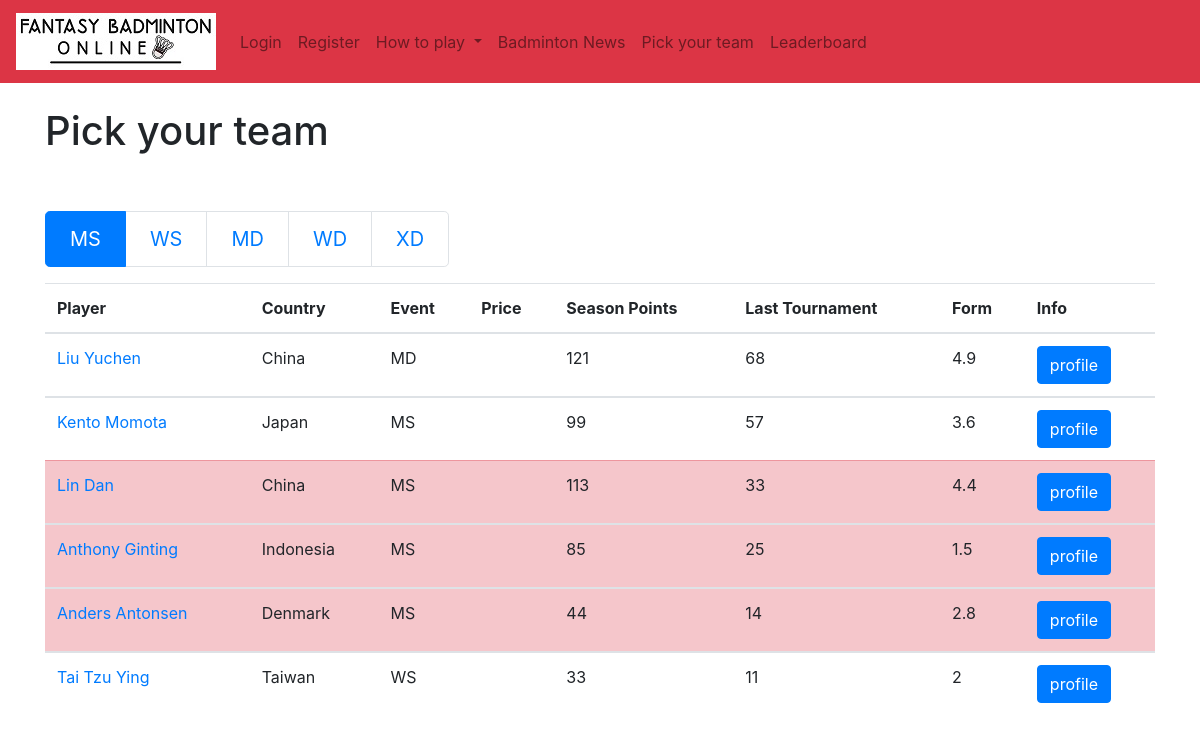
/transfers/players, run on an earlier commit of the app's database.
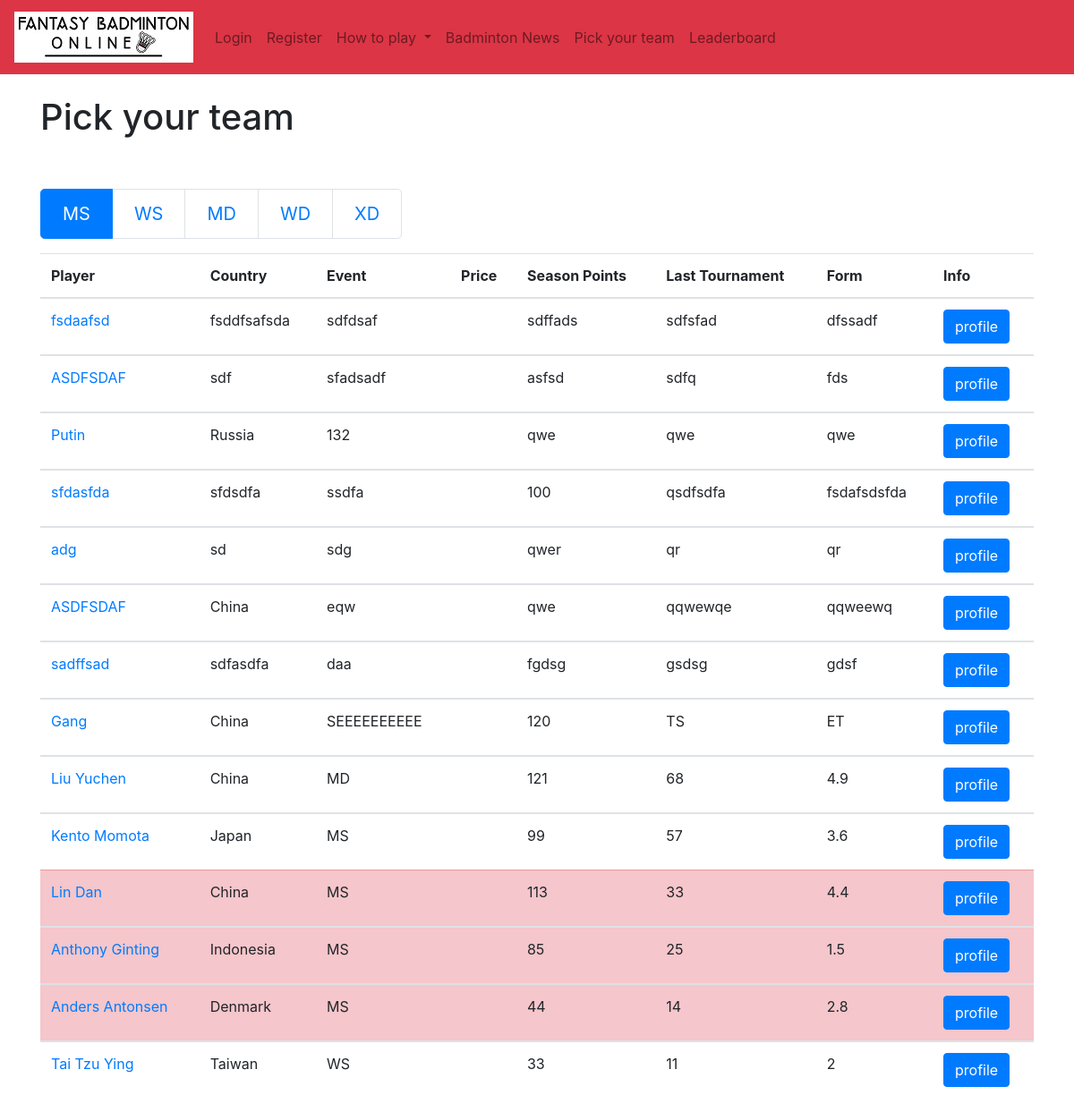
And on a later commit of the database.
### authenticate/models.py (models this page shows, shortened)
class Ranking(models.Model):
	rank = models.IntegerField(default=10)
	name = models.CharField(max_length=50)
	country = models.CharField(max_length=50)
	cost = models.FloatField(default=10) # price is a number, defaults to 10. You can set it up in the admin panel
	event = models.CharField(max_length=50)
	score = models.IntegerField(default=0)
	last = models.CharField(max_length=50)
	form = models.CharField(max_length=50)
	results = models.CharField(max_length=50)
	status = models.CharField(max_length=50)
	game8 = models.CharField(max_length=50)
	match8 = models.CharField(max_length=50)
	player = models.SlugField()
	picture = models.ImageField(default='default.png', blank=True)
	playing = models.BooleanField(default=True)
	current_tournament_score = models.IntegerField(default=10)
	last_tournament_score = models.IntegerField(default=10)

### authenticate/views.py (the view)
# urls.py: path('transfers/players', views.transfers, name='transfers'),
def transfers(request):
	all_ranking = Ranking.objects.filter().order_by('-last')
	return render(request, 'authenticate/transfers.html', {'all_ranking': all_ranking })

### authenticate/templates/authenticate/transfers.html (shortened to what this page needs)
{% extends 'authenticate/base.html' %}
{% load static %}
{% block content %}
<h1>Pick your team</h1><br/>
<nav aria-label="...">
  <ul class="pagination pagination-lg">
    <li class="page-item active" aria-current="page">
      <span class="page-link">
        MS
      </span>
    </li>
    <li class="page-item"><a class="page-link" href="#">WS</a></li>
    <li class="page-item"><a class="page-link" href="#">MD</a></li>
    <li class="page-item"><a class="page-link" href="#">WD</a></li>
    <li class="page-item"><a class="page-link" href="#">XD</a></li>
  </ul>
</nav>
  {% if all_ranking %}
  <table id=player_table class="table table-hover">
    <thead>
        <tr>
            <th scope="col">Player</th>
            <th scope="col">Country</th>
            <th scope="col">Event</th>
            <th scope="col">Price</th>
            <th scope="col">Season Points</th>
            <th scope="col">Last Tournament</th>
            <th scope="col">Form</th>
            <th scope="col">Info</th>
          </tr>
      </thead>
    {% for things in all_ranking %}
      {% if things.playing %}
      <tbody>
        <tr>
          <td><a href="{% url 'player_profile' player=things.player %}">{{ things.name }}</a></td>
          <td>{{ things.country }}</td>
          <td>{{ things.event }}</td>
          <td>{{ things.price }}</td>
          <td>{{ things.score }}</td>
          <td>{{ things.last }}</td>
          <td>{{ things.form }}</td>
          <td><button type="button" class="btn btn-primary" data-toggle="modal" data-target="#exampleModalLong">profile</button></td>
        </tr>
      {% else %}
        <tr class="table-danger">
          <td><a href="{% url 'player_profile' player=things.player %}">{{ things.name }}</a></td>
          <td>{{ things.country }}</td>
          <td>{{ things.event }}</td>
          <td>{{ things.price }}</td>
          <td>{{ things.score }}</td>
          <td>{{ things.last }}</td>
          <td>{{ things.form }}</td>
          <td><button type="button" class="btn btn-primary" data-toggle="modal" data-target="#exampleModalLong">profile</button></td>
        </tr>
      </tbody>
      {% endif %}
    {% endfor %}
  </table>
{% endif %}
{% endblock %}

What changed in the data, as far as the page shows it:
added Ranking: name "fsdaafsd", country "fsddfsafsda", event "sdfdsaf", score "sdffads", last "sdfsfad", form "dfssadf"
added Ranking: name "ASDFSDAF", country "sdf", event "sfadsadf", score "asfsd", last "sdfq", form "fds"
added Ranking: name "Putin", country "Russia", event "132", score "qwe", last "qwe", form "qwe"
added Ranking: name "sfdasfda", country "sfdsdfa", event "ssdfa", score "100", last "qsdfsdfa", form "fsdafsdsfda"
added Ranking: name "adg", country "sd", event "sdg", score "qwer", last "qr", form "qr"
added Ranking: name "ASDFSDAF", country "China", event "eqw", score "qwe", last "qqwewqe", form "qqweewq"
added Ranking: name "sadffsad", country "sdfasdfa", event "daa", score "fgdsg", last "gsdsg", form "gdsf"
added Ranking: name "Gang", country "China", event "SEEEEEEEEEE", score "120", last "TS", form "ET"
